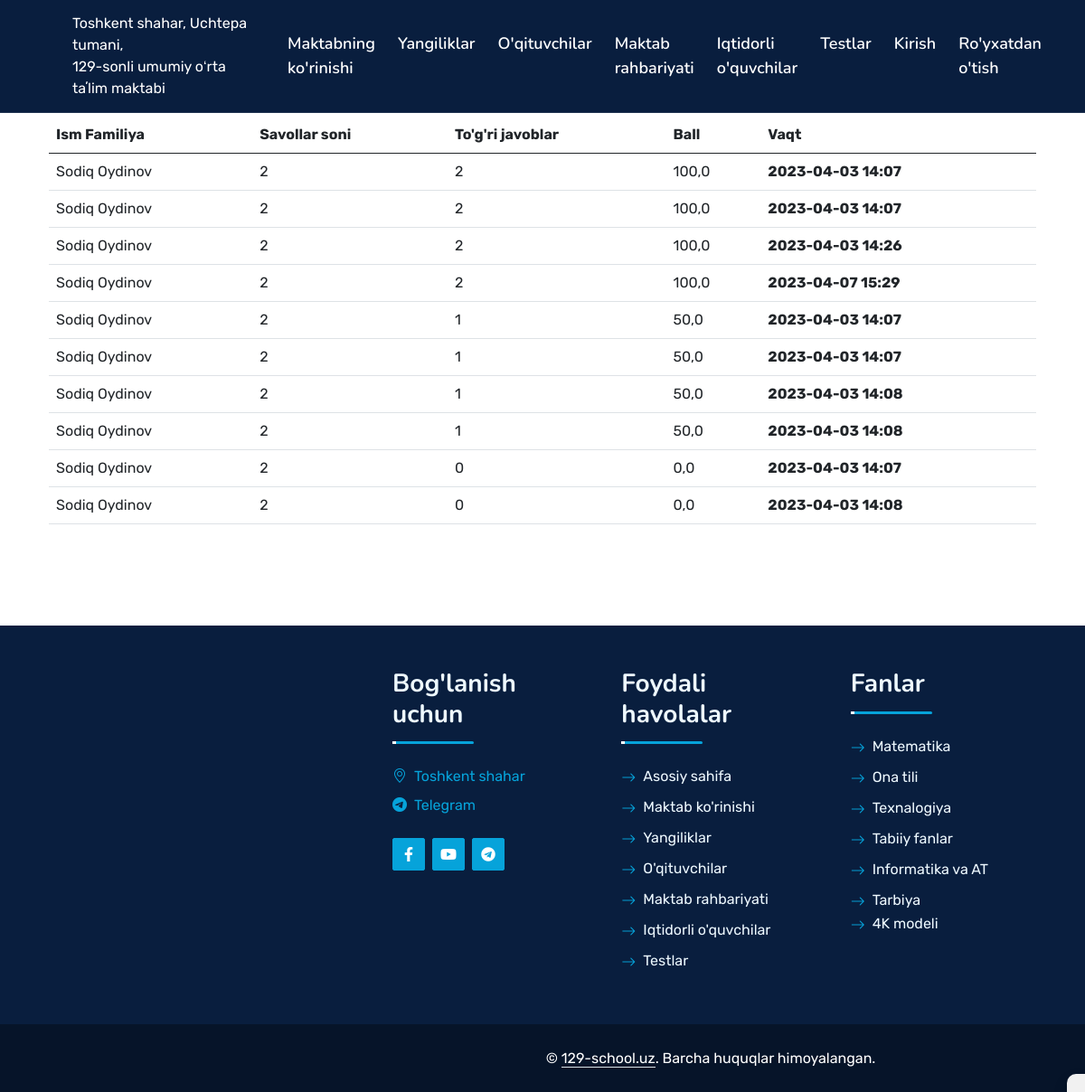
The page /test/results/3/ on the database its author committed.
### testlar/models.py (models this page shows, shortened)
class Result(models.Model):
    user = models.ForeignKey(User, on_delete=models.CASCADE)
    total_question = models.IntegerField()
    corrent_question = models.IntegerField()
    create_at = models.DateTimeField(auto_now_add=True)
    quiz = models.ForeignKey(QuizModel, on_delete=models.CASCADE)
    @property
    def total(self):
        return round((100 * self.corrent_question) / self.total_question, 2)
    class Meta:
        ordering = ['-corrent_question']
        verbose_name = "Test natijalari"
        verbose_name_plural = "Test natijalari"

### testlar/views.py (the view)
# urls.py: path('results/<int:pk>/', result_list, name='result_detail'),
def result_list(request, pk):
    results_base = Result.objects.filter(quiz_id = pk).order_by('-corrent_question')
    context = {
        'results_base': results_base
    }
    return render(request, 'result_detail.html', context)

### templates/result_detail.html (shortened to what this page needs)
{% extends 'base.html' %}
{% load static %}
{% load widget_tweaks %}
{% block content %}
<div class="container mt-5 py-5 wow zoomIn" data-wow-delay="0.1s">
    {% block body %}
    <div class="shadow"
        style="position: fixed; bottom: 0; right: 0; padding: 10px; background-color: #f1f1f1; border-top-left-radius: 10px; box-shadow: -1px -1px 3px rgba(0, 0, 0, 0.2); text-align: right;">
    </div>
    <table class="table">
        <thead>
            <tr>
                <th scope="col">Ism Familiya</th>
                <th scope="col">Savollar soni</th>
                <th scope="col">To'g'ri javoblar</th>
                <th scope="col">Ball</th>
                <th scope="col">Vaqt</th>
            </tr>
        </thead>
        <tbody>
            {% for result in results_base %}
            <tr>
                <td>{{ result.user.first_name.title }} {{ result.user.last_name.title }}</td>
                <td>{{ result.total_question }}</td>
                <td>{{ result.corrent_question }}</td>
                <td>{{ result.total }}</td>
                <th scope="row">{{ result.create_at|date:'Y-m-d H:i' }}</th>
            </tr>
            {% endfor %}
        </tbody>
    </table>
    {% endblock %}
</div>
{% endblock content %}

### static/css/style.css (style rules this page uses)
:root { --primary: #06A3DA; --secondary: #34AD54; --light: #EEF9FF; --dark: #091E3E; }

### rows shown on the page
Result: user.first_name "Sodiq", user.last_name "Oydinov", total_question "2", corrent_question "2", total "100,0", create_at "2023-04-03 14:07"
Result: user.first_name "Sodiq", user.last_name "Oydinov", total_question "2", corrent_question "2", total "100,0", create_at "2023-04-03 14:07"
Result: user.first_name "Sodiq", user.last_name "Oydinov", total_question "2", corrent_question "2", total "100,0", create_at "2023-04-03 14:26"
Result: user.first_name "Sodiq", user.last_name "Oydinov", total_question "2", corrent_question "2", total "100,0", create_at "2023-04-07 15:29"
Result: user.first_name "Sodiq", user.last_name "Oydinov", total_question "2", corrent_question "1", total "50,0", create_at "2023-04-03 14:07"
Result: user.first_name "Sodiq", user.last_name "Oydinov", total_question "2", corrent_question "1", total "50,0", create_at "2023-04-03 14:07"
Result: user.first_name "Sodiq", user.last_name "Oydinov", total_question "2", corrent_question "1", total "50,0", create_at "2023-04-03 14:08"
Result: user.first_name "Sodiq", user.last_name "Oydinov", total_question "2", corrent_question "1", total "50,0", create_at "2023-04-03 14:08"
Result: user.first_name "Sodiq", user.last_name "Oydinov", total_question "2", corrent_question "0", total "0,0", create_at "2023-04-03 14:07"
Result: user.first_name "Sodiq", user.last_name "Oydinov", total_question "2", corrent_question "0", total "0,0", create_at "2023-04-03 14:08"
